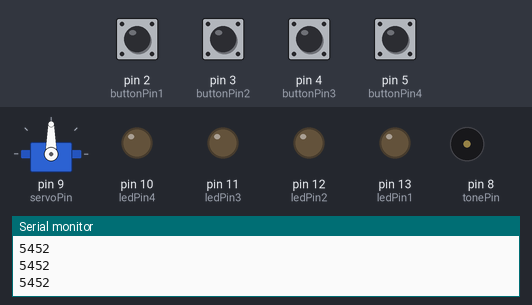
The sketch below on a simulated Arduino Uno, built with avr-gcc and run on an emulated ATmega328P. On the bench: servo, output pins drawn as LEDs (lit = HIGH), buzzer (waves = sounding), the last lines printed to the serial monitor. Dashed ring = blinking. Inputs (shaded band) come from the test bench; at power-on: pin 2 (buttonPin1), pin 3 (buttonPin2), pin 4 (buttonPin3), pin 5 (buttonPin4) LOW. Random numbers use the default seed unless the sketch sets one.

Above: at 6.6 s.
6.7 s: pin 3 (buttonPin2) pulled HIGH for 0.15 s
At 7.9 s:
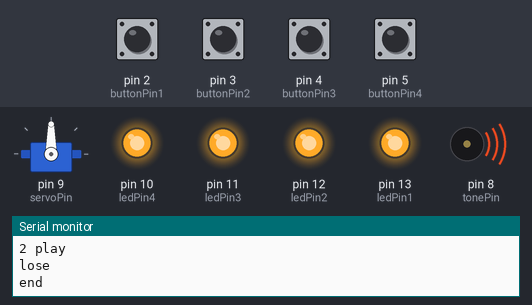
9.8 s: pin 2 (buttonPin1) pulled HIGH for 0.15 s
At 10.3 s:
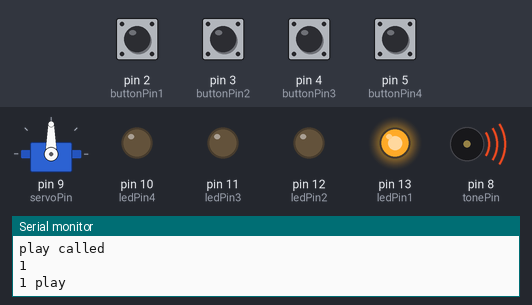
12.8 s: pin 4 (buttonPin3) pulled HIGH for 1 s
At 15.23 s:
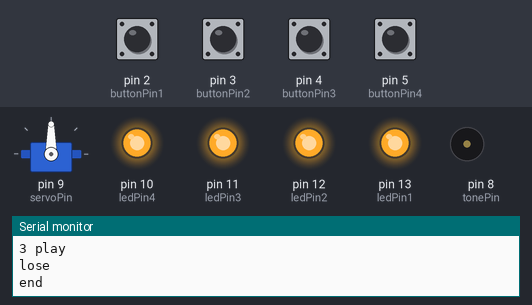
16.8 s: pin 4 (buttonPin3) pulled HIGH for 0.15 s
At 17.07 s:
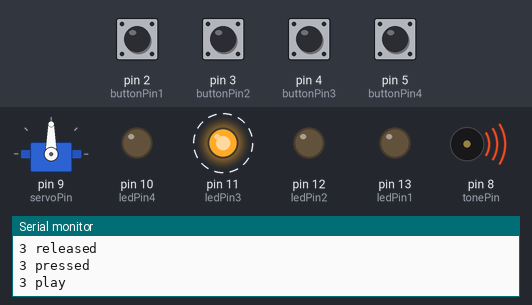
19.9 s: pin 2 (buttonPin1) pulled HIGH for 1 s
At 23.06 s:
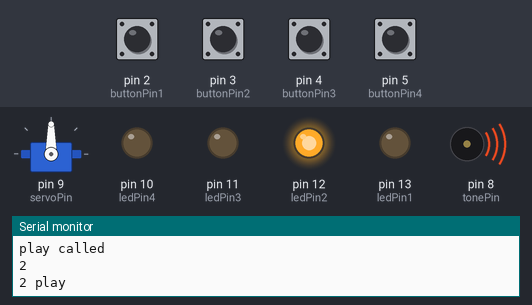
23.6 s: pin 3 (buttonPin2) pulled HIGH for 1 s
At 27.1 s:
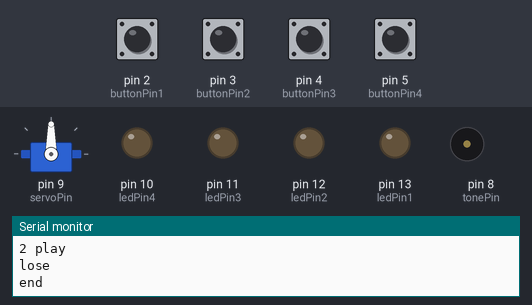
Timing chart, 0 to 28.6 s (numbered marks = the images above; inputs shaded):
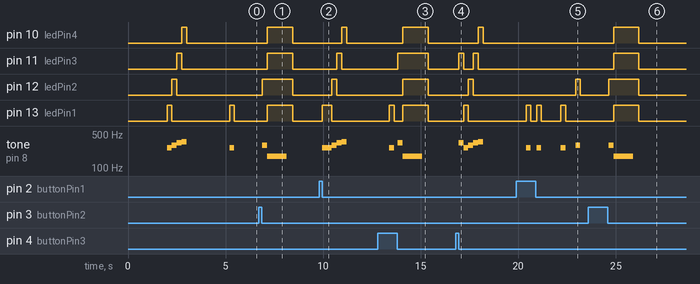

Measured:
- after the input at 6.7 s, pin 10 (ledPin4), pin 11 (ledPin3), pin 13 (ledPin1): LOW → HIGH after 0.43 s, → LOW 1.3 s later; pin 12 (ledPin2): LOW → HIGH after 0.18 s, → LOW 1.6 s later; tone on pin 8 (tonePin): silent → 294 Hz after 0.18 s, → 175 Hz 0.25 s later, → silent 1.0 s later
- after the input at 9.8 s, pin 10 (ledPin4): LOW → HIGH after 1.2 s, → LOW 0.25 s later; pin 11 (ledPin3): LOW → HIGH after 0.90 s, → LOW 0.25 s later
- after the input at 12.8 s, pin 10 (ledPin4), pin 12 (ledPin2): LOW → HIGH after 1.3 s, → LOW 1.3 s later; pin 11 (ledPin3): LOW → HIGH after 1.0 s, → LOW 1.6 s later
- after the input at 16.8 s, pin 10 (ledPin4): LOW → HIGH after 1.2 s, → LOW 0.25 s later; pin 11 (ledPin3): alternates HIGH for 0.25 s and LOW for 0.50 s, 4 changes in all, then stays LOW, starting after 0.15 s
- after the input at 19.9 s, pin 12 (ledPin2): LOW → HIGH after 3.0 s, → LOW 0.25 s later
- after the input at 23.6 s, pin 10 (ledPin4), pin 11 (ledPin3), pin 13 (ledPin1): LOW → HIGH after 1.3 s, → LOW 1.3 s later; pin 12 (ledPin2): LOW → HIGH after 1.0 s, → LOW 1.6 s later; tone on pin 8 (tonePin): silent → 294 Hz after 1.0 s, → 175 Hz 0.25 s later, → silent 1.0 s later

The sketch:

SimonSaysPuzzleBox.ino
```cpp
/*
  The circuit:
  - 4 LEDs attached from pin 13 - 10 to ground
  - 4 Pushbuttons attached to pin 2 - 5 from +5V
  - 4 10K resistor attached to pin 2 - 5 from ground
  - 8 ohm speaker on digital pin 8
  - Servo control to pin 9

  code handling buttons based off
  http://www.instructables.com/id/How-to-use-a-Push-Button-Arduino-Tutorial/
  and
  http://www.instructables.com/id/Arduino-Dual-Function-Button-Long-PressShort-Press/

*/

#include <Servo.h>

#include "pitches.h"

/*************************************************
 * Public Constants
 *************************************************/

// constants won't change. They're used here to set pin numbers:
const int buttonPin1 = 2;     // the number of the pushbutton pin
const int buttonPin2 = 3;
const int buttonPin3 = 4;
const int buttonPin4 = 5;
const int ledPin1 =  13;      // the number of the LED pin
const int ledPin2 = 12;
const int ledPin3 = 11;
const int ledPin4 = 10;
const int ENDGAMESIZE = 4;
const int tonePin = 8;
const int servoPin = 9;

const int numLEDs = 4;
const int RED = NOTE_C4;
const int BLUE = NOTE_D4;
const int YELLOW = NOTE_E4;
const int GREEN = NOTE_F4;

const unsigned long pressTime = 20;
const unsigned long waitTime = 5000;

int win_melody[] = {
  NOTE_C5, NOTE_C5, NOTE_C5, NOTE_C5, NOTE_GS4, NOTE_AS4, NOTE_C5, 0, NOTE_AS4, NOTE_C5, -1
};

int win_noteDurations[] = {
  8, 8, 8, 4, 4, 4, 8, 8, 8, 1.5
};

int lose_melody[] = {
  NOTE_F3, -1
};

int lose_noteDurations[] = {
  1
};

void playMelody( int melody[], int notes[] ) {
  for (int thisNote = 0; melody[thisNote] != -1; thisNote++) {
    int noteDuration = 1000 / notes[thisNote];
    tone(tonePin, melody[thisNote], noteDuration);
    int pauseBetweenNotes = noteDuration * 1.30;
    delay(pauseBetweenNotes);
    // stop the tone playing:
    noTone(8);
  }
}

Servo myservo;
int pos = 0;

// variables will change:
int randNumber;
int gameOrder[ENDGAMESIZE+1];
int count = 0;
int current = 1;

int button1State = 0;         // variable for reading the pushbutton status
int button2State = 0;
int button3State = 0;
int button4State = 0;
bool stateChanged1 = false;
bool stateChanged2 = false;
bool stateChanged3 = false;
bool stateChanged4 = false;
unsigned long button1Timer = 0;
unsigned long button2Timer = 0;
unsigned long button3Timer = 0;
unsigned long button4Timer = 0;
bool pressActive = false;

unsigned long timer = 0;

void generate() {
  Serial.println("new game");
  //flashAll();
  startSequence();
  delay (1000);
  for (int i = 0; i < (ENDGAMESIZE+1); i++) {
    gameOrder[i] = random(1, numLEDs+1);
    Serial.println(gameOrder[i]);
  }
  play(gameOrder[0]);
  timer = millis();
}

void setup() {
  delay (2000);

  myservo.attach(servoPin);
  myservo.write(90);

  // initialize the LED pin as an output:
  pinMode(ledPin1, OUTPUT);
  pinMode(ledPin2, OUTPUT);
  pinMode(ledPin3, OUTPUT);
  pinMode(ledPin4, OUTPUT);
  // initialize the pushbutton pin as an input:
  pinMode(buttonPin1, INPUT);
  pinMode(buttonPin2, INPUT);
  pinMode(buttonPin3, INPUT);
  pinMode(buttonPin4, INPUT);

  Serial.begin(9600);

  randomSeed(analogRead(0));
  generate();
}

void loop() {

  if (count <= ENDGAMESIZE) {
    Serial.println(timer);
   //   Serial.println(millis());

    if ((millis() - timer) > waitTime) {
      count = ENDGAMESIZE + 1;
      Serial.println("lose by time");
      endSequence();
    }
  }

  // read the state of the pushbutton value:
  button1State = digitalRead(buttonPin1);
  button2State = digitalRead(buttonPin2);
  button3State = digitalRead(buttonPin3);
  button4State = digitalRead(buttonPin4);

  // check if the pushbutton is pressed. If it is, the buttonState is HIGH:
  if (digitalRead(buttonPin1) == HIGH) {
    // turn LED on:
    if (!stateChanged1) {
      button1Timer = millis();
      stateChanged1 = true;
    }
  }
  else if (digitalRead(buttonPin2) == HIGH) {
    if (!stateChanged2) {
      button2Timer = millis();
      stateChanged2 = true;
    }
  }
  else if (digitalRead(buttonPin3) == HIGH) {
    if (!stateChanged3) {
      button3Timer = millis();
      stateChanged3 = true;
    }
  }
  else if (digitalRead(buttonPin4) == HIGH) {
    if (!stateChanged4) {
      button4Timer = millis();
      stateChanged4 = true;
    }
  }
  else {
    if (stateChanged1) {
      Serial.println("1 released");
      stateChanged1 = false;
      if (millis() - button1Timer > pressTime && !pressActive) {
        pressActive = true;
        turnOn1();
     }
    }
    if (stateChanged2) {
      Serial.println("2 released");
      stateChanged2 = false;
      if (millis() - button2Timer > pressTime && !pressActive) {
        pressActive = true;
        turnOn2();
     }
    }
    if (stateChanged3) {
      Serial.println("3 released");
      stateChanged3 = false;
      if (millis() - button3Timer > pressTime && !pressActive) {
        pressActive = true;
        turnOn3();
     }
    }
    if (stateChanged4) {
      Serial.println("4 released");
      stateChanged4 = false;
      if (millis() - button4Timer > pressTime && !pressActive) {
        pressActive = true;
        turnOn4();
     }
    }
  }
}


void startSequence() {
  Serial.println("start");
  play(1);
  play(2);
  play(3);
  play(4);
  delay(1200);
}

//signals start and victory of game
void flashAll() {
  Serial.println("flash all");
  digitalWrite(ledPin1, HIGH);
  digitalWrite(ledPin2, HIGH);
  digitalWrite(ledPin3, HIGH);
  digitalWrite(ledPin4, HIGH);
//  delay(3000);
  playMelody(win_melody, win_noteDurations);
  digitalWrite(ledPin1, LOW);
  digitalWrite(ledPin2, LOW);
  digitalWrite(ledPin3, LOW);
  digitalWrite(ledPin4, LOW);

}

//signals wrong input and loss of game
void endSequence() {
  Serial.println("end");
  digitalWrite(ledPin1, HIGH);
  digitalWrite(ledPin2, HIGH);
  digitalWrite(ledPin3, HIGH);
  digitalWrite(ledPin4, HIGH);
//  delay(3000);
  playMelody(lose_melody, lose_noteDurations);
  digitalWrite(ledPin1, LOW);
  digitalWrite(ledPin2, LOW);
  digitalWrite(ledPin3, LOW);
  digitalWrite(ledPin4, LOW);
}

void turnOn1() {
  Serial.println("1 pressed");
  play1();
  nextInput(1);
  stateChanged1 = false;
  pressActive = false;
}

void turnOn2() {
  Serial.println("2 pressed");
  play2();
  nextInput(2);
  stateChanged2 = false;
  pressActive = false;
}

void turnOn3() {
  Serial.println("3 pressed");
  play3();
  nextInput(3);
  stateChanged3 = false;
  pressActive = false;
}

void turnOn4() {
  Serial.println("4 pressed");
  play4();
  nextInput(4);
  stateChanged4 = false;
  pressActive = false;
}

void play1() {
  Serial.println("1 play");
  tone(tonePin, RED, 1000);
  digitalWrite(ledPin1, HIGH);
  delay(250);
  noTone(tonePin);
  digitalWrite(ledPin1, LOW);
}

void play2() {
  Serial.println("2 play");
  tone(tonePin, BLUE, 1000);
  digitalWrite(ledPin2, HIGH);
  delay(250);
  noTone(tonePin);
  digitalWrite(ledPin2, LOW);
}

void play3() {
  Serial.println("3 play");
  tone(tonePin, YELLOW, 1000);
  digitalWrite(ledPin3, HIGH);
  delay(250);
  noTone(tonePin);
  digitalWrite(ledPin3, LOW);
}

void play4() {
  Serial.println("4 play");
  tone(tonePin, GREEN, 1000);
  digitalWrite(ledPin4, HIGH);
  delay(250);
  noTone(tonePin);
  digitalWrite(ledPin4, LOW);
}


void play(int i) {
  Serial.println("play called");
  Serial.println(i);
  if (i == 1) {
    play1();
  }
  if (i == 2) {
    play2();
  }
  if (i == 3) {
    play3();
  }
  if (i == 4) {
    play4();
  }
}

void nextInput(int input) {
  // if ended
  if (count > ENDGAMESIZE) {
    Serial.println("ended");
      myservo.write(90);


    count = 0;
    current = 1;
    generate();
    return;
  }
  if (input == gameOrder[count] && count <= current) {

    // else: valid input
    Serial.println("valid");
    count++;
    if (count == current) {
      if (current-1 == ENDGAMESIZE) {
      Serial.println("win");
      //end state
      delay(500);
      flashAll();
      //need better end game signal
      count = ENDGAMESIZE + 1;

      Serial.println("open");
      myservo.write(180);
      return;
    }
      Serial.println("print pattern");
      delay(1000);
      current++;
      count = 0;
      for (int i = 0; i < (current); i++) {
        play(gameOrder[i]);
        delay(500);
      }
    }
    timer = millis();
    return;
  }
  else {
    //END GAME
    count = ENDGAMESIZE + 1;
    Serial.println("lose");
    endSequence();
    return;
    }
}
```

pitches.h
```cpp
/*************************************************
 * Public Constants
 *************************************************/

#define NOTE_B0  31
#define NOTE_C1  33
#define NOTE_CS1 35
#define NOTE_D1  37
#define NOTE_DS1 39
#define NOTE_E1  41
#define NOTE_F1  44
#define NOTE_FS1 46
#define NOTE_G1  49
#define NOTE_GS1 52
#define NOTE_A1  55
#define NOTE_AS1 58
#define NOTE_B1  62
#define NOTE_C2  65
#define NOTE_CS2 69
#define NOTE_D2  73
#define NOTE_DS2 78
#define NOTE_E2  82
#define NOTE_F2  87
#define NOTE_FS2 93
#define NOTE_G2  98
#define NOTE_GS2 104
#define NOTE_A2  110
#define NOTE_AS2 117
#define NOTE_B2  123
#define NOTE_C3  131
#define NOTE_CS3 139
#define NOTE_D3  147
#define NOTE_DS3 156
#define NOTE_E3  165
#define NOTE_F3  175
#define NOTE_FS3 185
#define NOTE_G3  196
#define NOTE_GS3 208
#define NOTE_A3  220
#define NOTE_AS3 233
#define NOTE_B3  247
#define NOTE_C4  262
#define NOTE_CS4 277
#define NOTE_D4  294
#define NOTE_DS4 311
#define NOTE_E4  330
#define NOTE_F4  349
#define NOTE_FS4 370
#define NOTE_G4  392
#define NOTE_GS4 415
#define NOTE_A4  440
#define NOTE_AS4 466
#define NOTE_B4  494
#define NOTE_C5  523
#define NOTE_CS5 554
#define NOTE_D5  587
#define NOTE_DS5 622
#define NOTE_E5  659
#define NOTE_F5  698
#define NOTE_FS5 740
#define NOTE_G5  784
#define NOTE_GS5 831
#define NOTE_A5  880
#define NOTE_AS5 932
#define NOTE_B5  988
#define NOTE_C6  1047
#define NOTE_CS6 1109
#define NOTE_D6  1175
#define NOTE_DS6 1245
#define NOTE_E6  1319
#define NOTE_F6  1397
#define NOTE_FS6 1480
#define NOTE_G6  1568
#define NOTE_GS6 1661
#define NOTE_A6  1760
#define NOTE_AS6 1865
#define NOTE_B6  1976
#define NOTE_C7  2093
#define NOTE_CS7 2217
#define NOTE_D7  2349
#define NOTE_DS7 2489
#define NOTE_E7  2637
#define NOTE_F7  2794
#define NOTE_FS7 2960
#define NOTE_G7  3136
#define NOTE_GS7 3322
#define NOTE_A7  3520
#define NOTE_AS7 3729
#define NOTE_B7  3951
#define NOTE_C8  4186
#define NOTE_CS8 4435
#define NOTE_D8  4699
#define NOTE_DS8 4978
```
